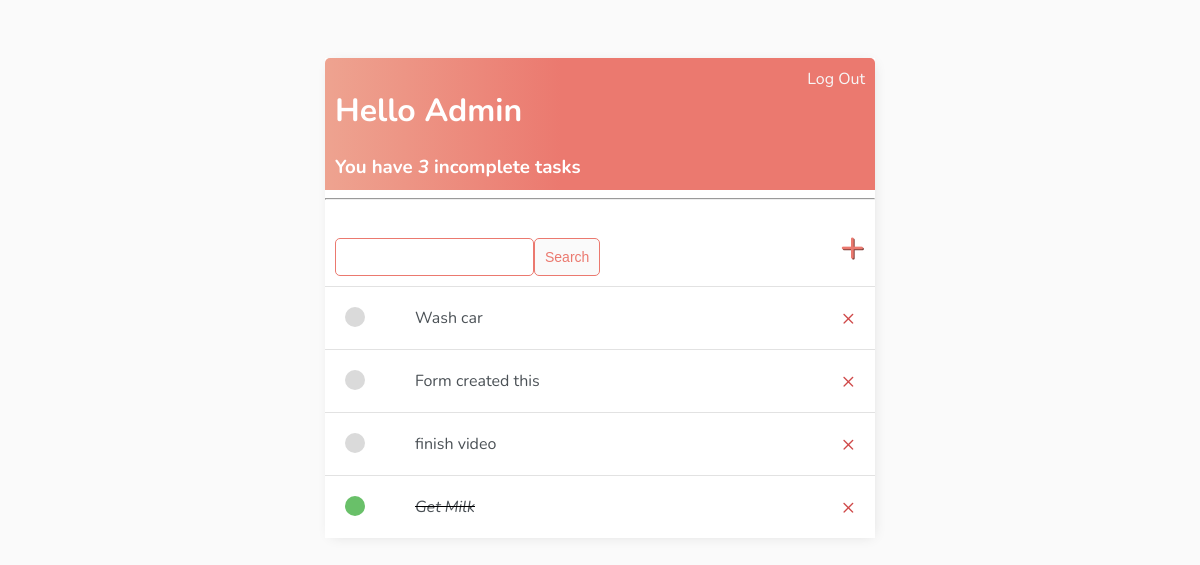
The app's page / (signed in), older data.
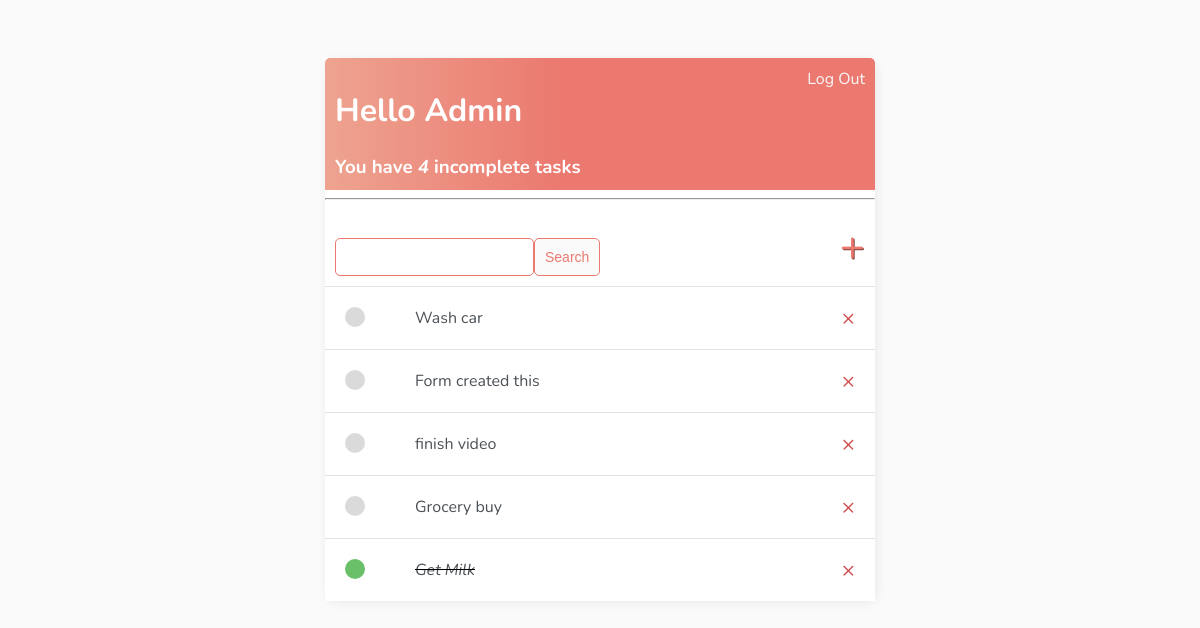
The same page, newer data.
### base/models.py (models this page shows)
class Task(models.Model):
    user = models.ForeignKey(User, on_delete=models.CASCADE, null=True, blank=True) #on_delete = if user is deleted, all tasks will be deleted too.
    title = models.CharField(max_length=200)
    description = models.TextField(null=True, blank=True)
    complete = models.BooleanField(default=False)
    created = models.DateTimeField(auto_now_add=True)    #Time that task was created - this field will be hidden
    def __str__(self):
        return self.title
    class Meta:
        ordering = ['complete']              # Order task by complete field - complete tasks go to bottom of the list.

### base/views.py (the view)
# urls.py: path('', TaskList.as_view(), name="tasks"),
class TaskList(LoginRequiredMixin, ListView):     # By default django looks for task(model name)_list.html template
    model = Task                                  # LoginRequiredMixin - Restriction if user is not logged in. if someone wants to see detail view of an object
    context_object_name = 'tasks'                 # overriding default name for queryset - default name is object_list or object
    def get_context_data(self, **kwargs):         # Each user can only see their tasks
        context = super().get_context_data(**kwargs)
        context['tasks'] = context['tasks'].filter(user=self.request.user)
        context['count'] = context['tasks'].filter(complete=False).count()  # count is been used in task_list.html
        search_input = self.request.GET.get('search-area') or '' # search-area is defined in html form
        if search_input:
            context['tasks'] = context['tasks'].filter(title__startswith=search_input)
        context['search_input'] = search_input
        return context

### base/templates/base/task_list.html
{% extends 'base/main.html' %}
{% block content %}
<div class="header-bar">
    <div>
        <h1>Hello {{ request.user|title }}</h1>
        <h3 style="margin: 0">You have <i>{{ count }} </i>incomplete task{{ count|pluralize:"s" }}</h3>
    </div>
    {% if request.user.is_authenticated %}
    <a href="{% url 'logout' %}">Log Out</a>
    {% else %}
    <a href="{% url 'login' %}">Log In</a>
    {% endif %}
</div>
<hr>
<div id="search-add-wrapper">
    <form method="GET" style="margin-top: 20px; display: flex;">
        <input type="text" name="search-area"  value="{{ search_input }}" />
        <input class="button" type="submit" value="Search" />
    </form>
    <a id="add-link" href="{% url 'task-create' %}">&#x2b;</a>
</div>
<div class="task-items-wrapper">
      {% for task in tasks %}
          <div class="task-wrapper">
            {% if task.complete %}
                <div class="task-title">
                    <div class="task-complete-icon"></div>
                        <i><s><a href="{% url 'task-update' task.id %}">{{ task }}</a></s></i>
                </div>
                <a class="delete-link" href="{% url 'task-delete' task.id %}">&#215;</a>
             {% else %}
                <div class="task-title">
                    <div class="task-incomplete-icon"></div>
                        <a href="{% url 'task-update' task.id %}">{{ task }}</a>
                </div>
                <a class="delete-link" href="{% url 'task-delete' task.id %}">&#215;</a>
            {% endif %}
          </div>
      {% empty %}
          <h3>No items in list</h3>
      {% endfor %}
</div>
{% endblock content %}

Row changes from the older to the newer data that the page shows:
added Task: title "Grocery buy"
Text that changed along with them:
{{ count }}: "3" → "4"
